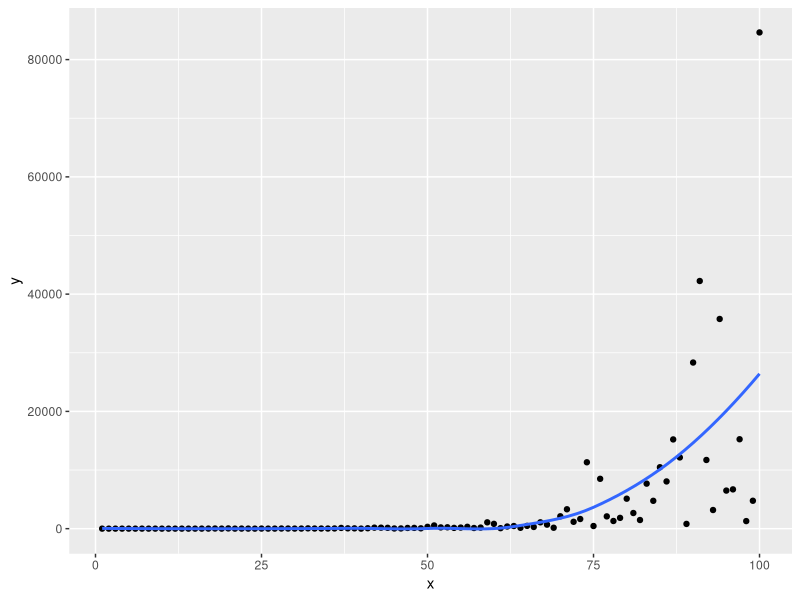
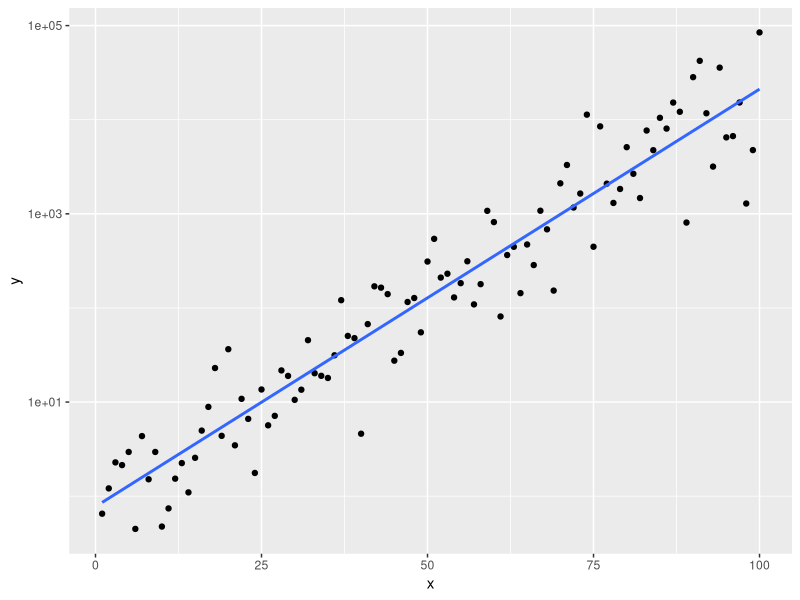

Write R code to recreate these figures, in order.
## ---- chunk 1
library(tidyverse)

exponential_growth_data <- tibble(
  x = 1:100,
  y = exp(.1 * x + rnorm(n = 100, sd = 1))
)

exponential_growth_data %>%
  ggplot(aes(x = x, y = y)) +
    geom_point() +
    geom_smooth(se = FALSE)

exponential_growth_data %>%
  ggplot(aes(x = x, y = y)) +
    geom_point() +
    geom_smooth(se = FALSE, method = lm) +
    scale_y_log10()

exponential_growth_data %>%
  lm(log(y) ~ x, data = .) %>%
  broom::tidy()
